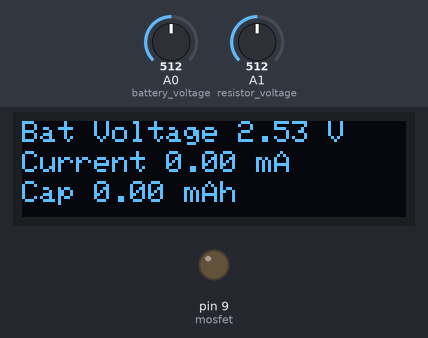
Bench run of a sketch on a simulated Arduino Uno, built with avr-gcc and run on an emulated ATmega328P. Parts: 128×32 one-colour display, output pins drawn as LEDs (lit = HIGH). The test bench sets the inputs (shaded band); at power-on: A0 (battery_voltage) = 512, A1 (resistor_voltage) = 512. What the sketch prints to the serial monitor is not drawn.

Above: at 1.2 s.
1.3 s: A0 (battery_voltage) set to 573
At 2.8 s:
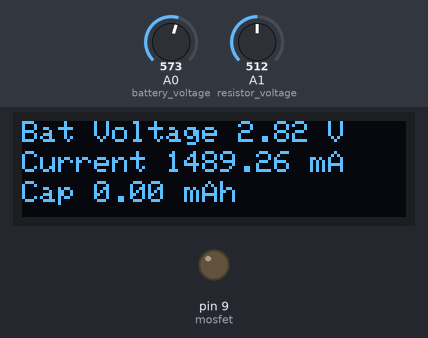
4.3 s: A0 (battery_voltage) set to 588
At 6.4 s:
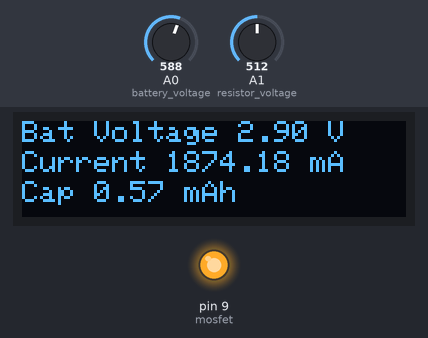
7.3 s: A1 (resistor_voltage) set to 716
At 8.6 s:
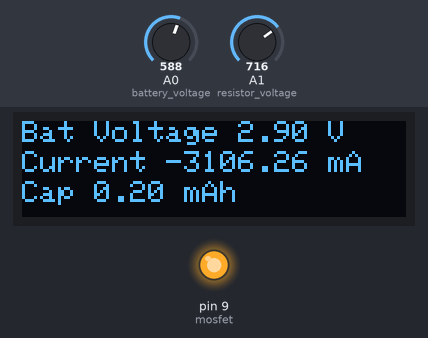
10.3 s: A1 (resistor_voltage) set to 900
At 12.0 s:
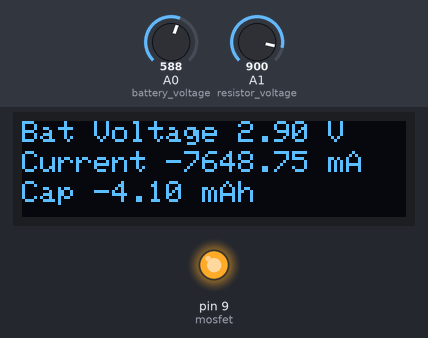
13.3 s: A0 (battery_voltage) set to 860
At 14.2 s:
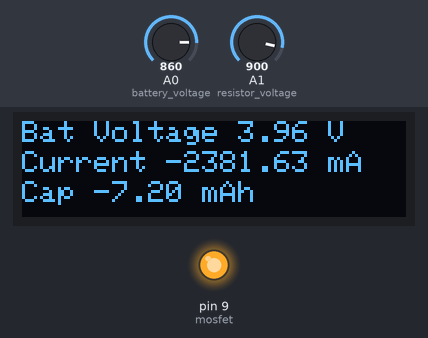
15.9 s: A0 (battery_voltage) set to 872
At 17.5 s:
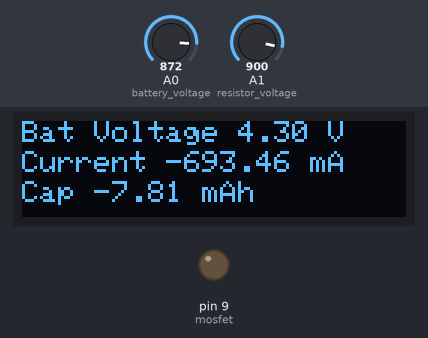
Timing chart, 0 to 19.0 s (numbered marks = the images above; inputs shaded):
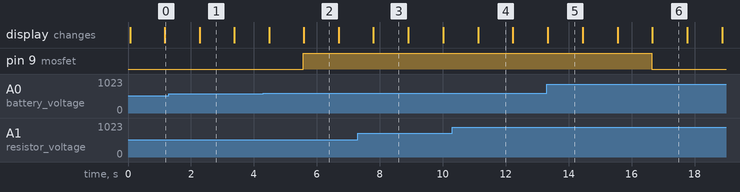

Measured:
- the behaviour switches between 587 and 588 on A0 (battery_voltage) (found by bisection; images 1 and 2)
- the behaviour switches between 871 and 872 on A0 (battery_voltage) (found by bisection; images 5 and 6)
- after the input at 1.3 s, the display: changes after 0.98 s (image 1)
- after the input at 4.3 s, pin 9 (mosfet): LOW → HIGH after 1.3 s; the display: first changes after 0.18 s (image 2 shows a later state)
- after the input at 15.9 s, pin 9 (mosfet): HIGH → LOW after 0.74 s
- what the display in image 1 shows lasts 1.1 s, from 2.3 s to 3.4 s

The sketch:

lipo_battery_capacity_tester.ino
```cpp
/*
Lipo battery capacity tester V1.0
By Puneet Maheshwari - EasyElectronics
This code can test any battery upto 5V
 */

#include <Wire.h>
#include <Adafruit_SSD1306.h> //oled library
#define mosfet 9

float cap = 0.0; //capacity of battery
float bat_v = 0.0;  //battery voltage
float res_v = 0.0;  //voltage at the shunt resistor
float current = 0.0;  //current in amps
float ma = 0.0; //current in mA
float temp1; //temporary variable
float temp2; //temporary variable
float res = 0.2; //value of shunt resistor
float bat_h = 4.3; //battery high Voltage
float bat_l = 2.9; //battery low voltage
float millipassed = 0;
float prevmilli = 0;
float secspassed = 0;
Adafruit_SSD1306 display(128, 32, &Wire, 4); ////oled initialise

void setup() {
  Serial.begin(9600);
  pinMode(mosfet, OUTPUT);
  digitalWrite(mosfet, LOW);
  pinMode(A0, INPUT); //battery voltage
  pinMode(A1, INPUT); //resistor voltage

  //  OLED setup
  if (!display.begin(SSD1306_SWITCHCAPVCC, 0x3C)) { // Address 0x3C for 128x32
    Serial.println(F("SSD1306 allocation failed"));
    for (;;); // Don't proceed, loop forever
  }
  display.clearDisplay();
}

void loop() {

  //averaging the analog readings
  for (int i = 0; i < 100; i++) {
    temp1 += analogRead(A0);
    temp2 += analogRead(A1);
  }

  temp1 = temp1 / 100;
  temp2 = temp2 / 100;

  //transforming analog readings to voltage
  bat_v = temp1 * 0.0048828125; //  5/1024=0.0048828125
  res_v = temp2 * 0.0048828125;

  float diff_v = bat_v - res_v; //voltage difference

  current = diff_v / res; //current in amps ; I=V/R

  ma = current * 1000; //current in mA

  if (bat_v < bat_h && bat_v > bat_l) {
    digitalWrite(mosfet, HIGH);
    millipassed = millis() - prevmilli;
    secspassed = (millipassed / 3600000.0);  //converting milliseconds to hours
    cap += (ma * secspassed); //capacity = milliamps*hour
    prevmilli = millis();
    Serial.println(String("MOSFET ON"));
  }
  else if (bat_v > bat_h) {
    digitalWrite(mosfet, LOW);
    prevmilli = millis();
    Serial.println(String("battery voltage HIGH"));
  }
  else if (bat_v < bat_l) {
    digitalWrite(mosfet, LOW);
    prevmilli = millis();
    Serial.println(String("battery voltage LOW"));
  }

  //OLED display
  display.clearDisplay();
  display.setTextSize(1);       // Normal 1:1 pixel scale
  display.setTextColor(WHITE);  // Draw white text
  display.setCursor(0, 0);
  display.print(String("Bat Voltage ") + bat_v + " V");
  display.setCursor(0, 10);
  display.print(String("Current ") + ma + " mA");
  display.setCursor(0, 20);
  display.print(String("Cap ") + cap + " mAh");
  display.display();

  //serial debug
  Serial.println(String("bat V ") + bat_v + "V ");
  Serial.println(String("Current ") + ma + "mA ");
  Serial.println(String("diff_V ") + (bat_v - res_v) + "V ");
  Serial.println(String("millisecs=") + millipassed);
  Serial.println(String("capacity=") + cap + "mAh");
  Serial.println(String("------------------------------------"));

  delay(1000);
}
```
